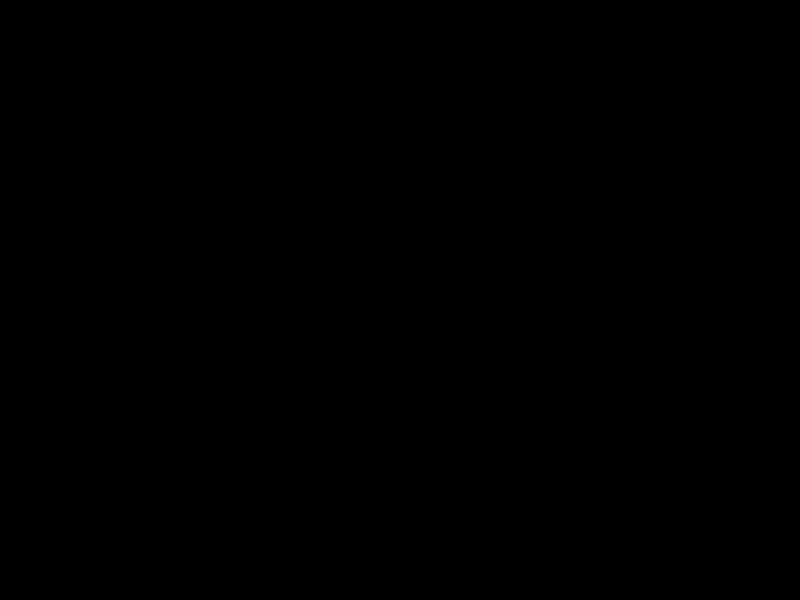
Frame 1 (no input)
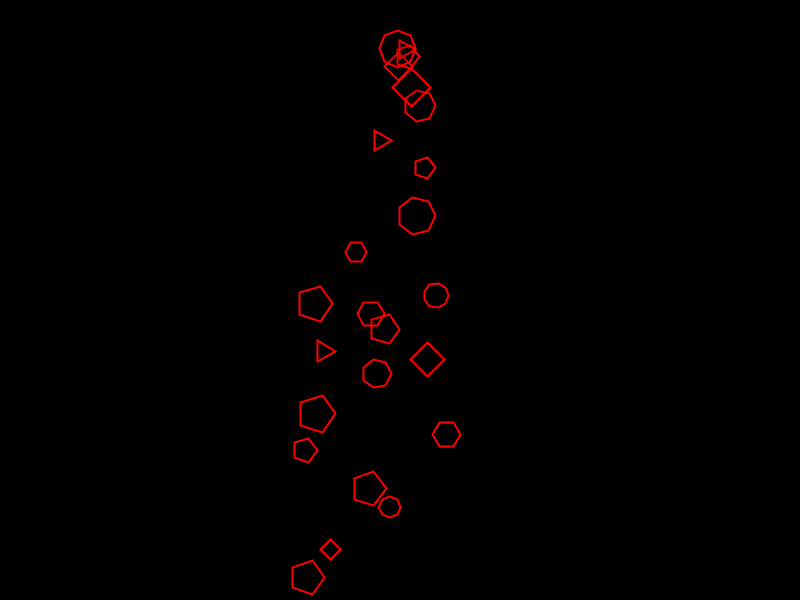
Frame 60 (the mouse pressed at the canvas centre just before this capture)
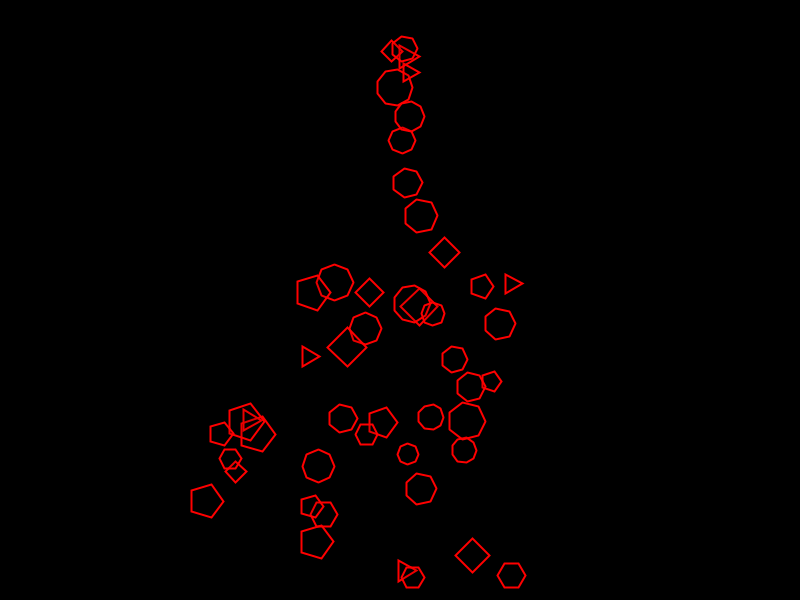
Frame 120 (the mouse held since frame 60 and released just before this capture)

The Processing sketch that drew these frames (run headless with seeded random() and noise(); from frame 60 on, the mouse is pressed at the canvas centre):

// Processing sketch: particle_engine
// ── particle_engine.pde

float birthRate =.4;
float particleCountCurrent =0;
int particleCount = 300;
float[] x = new float[particleCount];
float[] y= new float[particleCount];
int[] sideCount = new int[particleCount];
float[] radius= new float[particleCount];
float[] speedX= new float[particleCount];
float[] speedY= new float[particleCount];
float[] gravity = new float[particleCount];
float[] damping = new float[particleCount];
float[] friction = new float[particleCount];

void setup(){
  size(800,600);
  for (int i=0; i<particleCount; i+=1){
    //x[i]=random(100,width-100);
    x[i]=width/2;
    //y[i]=random(100,height-100);
    y[i]=50;
    speedX[i]=random(-2.2,2.2);
    speedY[i]=random(-2,-40);
    radius[i]=random(5,10);
    gravity[i]=0.9;
    damping[i]=0.77;
    friction[i]=0.77;
    sideCount[i]=int(random(3,10));
  }

  
}

void draw(){
  background(0);
  fill(0,20);
  noStroke();
  rect(-1,-1,width+1,height+1);
  for (int i=0; i<particleCountCurrent; i+=1){
    polygon(x[i],y[i],radius[i], sideCount[i], 2, color(255,0,0));
    x[i] += speedX[i] + random(-3,3);
    speedY[i] += gravity[i];
    y[i] +=speedY[i];
    checkCollision(i);
  }
  if(particleCountCurrent < particleCount - birthRate) {
    particleCountCurrent += birthRate;
  }
}

  
void checkCollision(int i){
  if (x[i]>width-radius[i]){
    x[i]=width-radius[i];
    speedX[i]=-speedX[i];
  }
  if (x[i]<radius[i]){
    x[i]=radius[i];
    speedX[i]=-speedX[i];
  }
    if (y[i]>height-radius[i]){
    y[i]=height-radius[i];
    speedY[i]=-speedY[i];
    speedY[i] *=damping[i];
    speedX[i] *=friction[i];
  }
  if (y[i]<radius[i]){
    y[i]=radius[i];
    speedY[i]=-speedY[i];
  }
}
// ── polygon.pde
void polygon(float x, float y, float radius, int sides, float strokeWt, color strokeCol){
    float theta = 0;
    float rotAmount = TWO_PI/sides;
    strokeWeight(strokeWt);
    stroke(strokeCol);
    beginShape();
    float x2,y2;
    for(int j = 0; j < sides; j++){
      x2 = x + cos(theta)*radius*2;
      y2 = y + sin(theta)*radius*2;
      vertex(x2,y2);
      theta+=rotAmount;
    }
    endShape(CLOSE);
}
